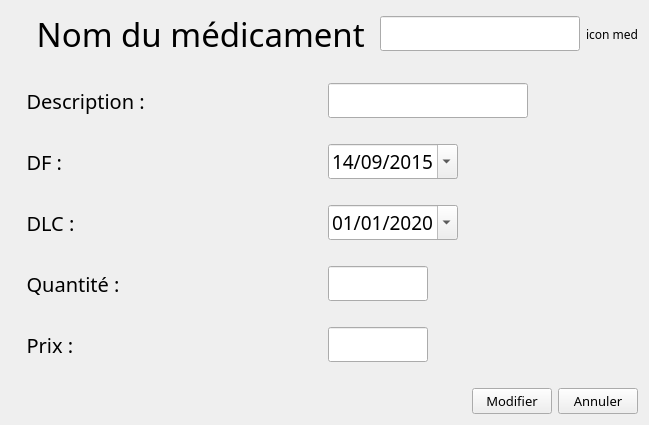
      <widget class="QWidget" name="afficher_med">
       <layout class="QGridLayout" name="gridLayout_8">
        <item row="0" column="0">
         <layout class="QGridLayout" name="gridLayout_7">
          <item row="10" column="0">
           <layout class="QHBoxLayout" name="horizontalLayout_51">
            <item>
             <widget class="QLabel" name="label_39">
              <property name="font">
               <font>
                <family>Quicksand SemiBold</family>
                <pointsize>15</pointsize>
               </font>
              </property>
              <property name="text">
               <string>   Prix :</string>
              </property>
             </widget>
            </item>
            <item alignment="Qt::AlignLeft">
             <widget class="QLineEdit" name="lineEdit_prix">
              <property name="minimumSize">
               <size>
                <width>100</width>
                <height>0</height>
               </size>
              </property>
              <property name="maximumSize">
               <size>
                <width>80</width>
                <height>16777215</height>
               </size>
              </property>
              <property name="font">
               <font>
                <family>Quicksand SemiBold</family>
                <pointsize>14</pointsize>
               </font>
              </property>
              <property name="readOnly">
               <bool>false</bool>
              </property>
             </widget>
            </item>
           </layout>
          </item>
          <item row="4" column="0">
           <layout class="QHBoxLayout" name="horizontalLayout_54">
            <item>
             <widget class="QLabel" name="label_42">
              <property name="font">
               <font>
                <family>Quicksand SemiBold</family>
                <pointsize>15</pointsize>
               </font>
              </property>
              <property name="text">
               <string>   DF :</string>
              </property>
             </widget>
            </item>
            <item alignment="Qt::AlignLeft">
             <widget class="QDateEdit" name="dateEdit_DF2">
              <property name="maximumSize">
               <size>
                <width>180</width>
                <height>16777215</height>
               </size>
              </property>
              <property name="font">
               <font>
                <family>Quicksand SemiBold</family>
                <pointsize>14</pointsize>
               </font>
              </property>
              <property name="styleSheet">
               <string notr="true">  QCalendarWidget QAbstractItemView:enabled 
  {
  	font-size:10px;  
  	color: rgb(180, 180, 180);  
  	background-color: #00446c;  
  	selection-background-color:rgb(217, 217, 217); 
  	selection-color:rgb(0, 0, 0); 
  }</string>
              </property>
              <property name="maximumDate">
               <date>
                <year>2020</year>
                <month>11</month>
                <day>11</day>
               </date>
              </property>
              <property name="minimumDate">
               <date>
                <year>2015</year>
                <month>9</month>
                <day>14</day>
               </date>
              </property>
              <property name="displayFormat">
               <string>dd/MM/yyyy</string>
              </property>
              <property name="calendarPopup">
               <bool>true</bool>
              </property>
             </widget>
            </item>
           </layout>
          </item>
          <item row="3" column="0">
           <spacer name="horizontalSpacer_41">
            <property name="orientation">
             <enum>Qt::Horizontal</enum>
            </property>
            <property name="sizeHint" stdset="0">
             <size>
              <width>40</width>
              <height>20</height>
             </size>
            </property>
           </spacer>
          </item>
          <item row="0" column="0">
           <layout class="QHBoxLayout" name="horizontalLayout_53">
            <item>
             <widget class="QLabel" name="label_41">
              <property name="font">
               <font>
                <family>Quicksand SemiBold</family>
                <pointsize>25</pointsize>
               </font>
              </property>
              <property name="text">
               <string>   Nom du médicament </string>
              </property>
             </widget>
            </item>
            <item alignment="Qt::AlignRight">
             <widget class="QLineEdit" name="lineEdit_nomMed">
              <property name="minimumSize">
               <size>
                <width>200</width>
                <height>25</height>
               </size>
              </property>
              <property name="font">
               <font>
                <family>Quicksand SemiBold</family>
                <pointsize>14</pointsize>
               </font>
              </property>
              <property name="readOnly">
               <bool>false</bool>
              </property>
             </widget>
            </item>
            <item alignment="Qt::AlignRight">
             <widget class="QLabel" name="icon_med_2">
              <property name="font">
               <font>
                <family>Quicksand SemiBold</family>
                <pointsize>9</pointsize>
               </font>
              </property>
              <property name="text">
               <string>icon med</string>
              </property>
             </widget>
            </item>
           </layout>
          </item>
          <item row="6" column="0">
           <layout class="QHBoxLayout" name="horizontalLayout_50">
            <item>
             <widget class="QLabel" name="label_38">
              <property name="font">
               <font>
                <family>Quicksand SemiBold</family>
                <pointsize>15</pointsize>
               </font>
              </property>
              <property name="text">
               <string>   DLC :</string>
              </property>
             </widget>
            </item>
            <item alignment="Qt::AlignLeft">
             <widget class="QDateEdit" name="dateEdit_4">
              <property name="maximumSize">
               <size>
                <width>180</width>
                <height>16777215</height>
               </size>
              </property>
              <property name="font">
               <font>
                <family>Quicksand SemiBold</family>
                <pointsize>14</pointsize>
               </font>
              </property>
              <property name="styleSheet">
               <string notr="true">  QCalendarWidget QAbstractItemView:enabled 
  {
  	font-size:10px;  
  	color: rgb(180, 180, 180);  
  	background-color: #00446c;  
  	selection-background-color:rgb(217, 217, 217); 
  	selection-color:rgb(0, 0, 0); 
  }</string>
              </property>
              <property name="maximumDate">
               <date>
                <year>2040</year>
                <month>12</month>
                <day>31</day>
               </date>
              </property>
              <property name="minimumDate">
               <date>
                <year>2020</year>
                <month>1</month>
                <day>1</day>
               </date>
              </property>
              <property name="displayFormat">
               <string>dd/MM/yyyy</string>
              </property>
              <property name="calendarPopup">
               <bool>true</bool>
              </property>
             </widget>
            </item>
           </layout>
          </item>
          <item row="1" column="0">
           <spacer name="horizontalSpacer_40">
            <property name="orientation">
             <enum>Qt::Horizontal</enum>
            </property>
            <property name="sizeHint" stdset="0">
             <size>
              <width>40</width>
              <height>20</height>
             </size>
            </property>
           </spacer>
          </item>
          <item row="8" column="0">
           <layout class="QHBoxLayout" name="horizontalLayout_55">
            <item>
             <widget class="QLabel" name="label_43">
              <property name="font">
               <font>
                <family>Quicksand SemiBold</family>
                <pointsize>15</pointsize>
               </font>
              </property>
              <property name="text">
               <string>   Quantité : </string>
              </property>
             </widget>
            </item>
            <item alignment="Qt::AlignLeft">
             <widget class="QLineEdit" name="lineEdit_quantite">
              <property name="minimumSize">
               <size>
                <width>100</width>
                <height>0</height>
               </size>
              </property>
              <property name="maximumSize">
               <size>
                <width>20</width>
                <height>16777215</height>
               </size>
              </property>
              <property name="sizeIncrement">
               <size>
                <width>0</width>
                <height>0</height>
               </size>
              </property>
              <property name="font">
               <font>
                <family>Quicksand SemiBold</family>
                <pointsize>14</pointsize>
               </font>
              </property>
             </widget>
            </item>
           </layout>
          </item>
          <item row="5" column="0">
           <spacer name="horizontalSpacer_42">
            <property name="orientation">
             <enum>Qt::Horizontal</enum>
            </property>
            <property name="sizeHint" stdset="0">
             <size>
              <width>40</width>
              <height>20</height>
             </size>
            </property>
           </spacer>
          </item>
          <item row="7" column="0">
           <spacer name="horizontalSpacer_43">
            <property name="orientation">
             <enum>Qt::Horizontal</enum>
            </property>
            <property name="sizeHint" stdset="0">
             <size>
              <width>40</width>
              <height>20</height>
             </size>
            </property>
           </spacer>
          </item>
          <item row="12" column="0">
           <layout class="QHBoxLayout" name="horizontalLayout_49">
            <item>
             <spacer name="horizontalSpacer_37">
              <property name="orientation">
               <enum>Qt::Horizontal</enum>
              </property>
              <property name="sizeHint" stdset="0">
               <size>
                <width>40</width>
                <height>20</height>
               </size>
              </property>
             </spacer>
            </item>
            <item>
             <widget class="QPushButton" name="ModifierMedicament">
              <property name="font">
               <font>
                <family>Quicksand SemiBold</family>
                <pointsize>10</pointsize>
               </font>
              </property>
              <property name="cursor">
               <cursorShape>PointingHandCursor</cursorShape>
              </property>
              <property name="text">
               <string>Modifier</string>
              </property>
             </widget>
            </item>
            <item>
             <widget class="QPushButton" name="annuler_2">
              <property name="font">
               <font>
                <family>Quicksand SemiBold</family>
                <pointsize>10</pointsize>
               </font>
              </property>
              <property name="cursor">
               <cursorShape>PointingHandCursor</cursorShape>
              </property>
              <property name="text">
               <string>Annuler</string>
              </property>
             </widget>
            </item>
           </layout>
          </item>
          <item row="11" column="0">
           <spacer name="horizontalSpacer_38">
            <property name="orientation">
             <enum>Qt::Horizontal</enum>
            </property>
            <property name="sizeHint" stdset="0">
             <size>
              <width>40</width>
              <height>20</height>
             </size>
            </property>
           </spacer>
          </item>
          <item row="2" column="0">
           <layout class="QHBoxLayout" name="horizontalLayout_52">
            <item>
             <widget class="QLabel" name="label_40">
              <property name="font">
               <font>
                <family>Quicksand SemiBold</family>
                <pointsize>15</pointsize>
               </font>
              </property>
              <property name="text">
               <string>   Description : </string>
              </property>
             </widget>
            </item>
            <item alignment="Qt::AlignLeft">
             <widget class="QLineEdit" name="lineEdit_description">
              <property name="minimumSize">
               <size>
                <width>200</width>
                <height>30</height>
               </size>
              </property>
              <property name="maximumSize">
               <size>
                <width>16777215</width>
                <height>50</height>
               </size>
              </property>
              <property name="font">
               <font>
                <family>Quicksand SemiBold</family>
                <pointsize>14</pointsize>
               </font>
              </property>
              <property name="readOnly">
               <bool>false</bool>
              </property>
             </widget>
            </item>
           </layout>
          </item>
          <item row="9" column="0">
           <spacer name="horizontalSpacer_44">
            <property name="orientation">
             <enum>Qt::Horizontal</enum>
            </property>
            <property name="sizeHint" stdset="0">
             <size>
              <width>40</width>
              <height>20</height>
             </size>
            </property>
           </spacer>
          </item>
         </layout>
        </item>
       </layout>
      </widget>
